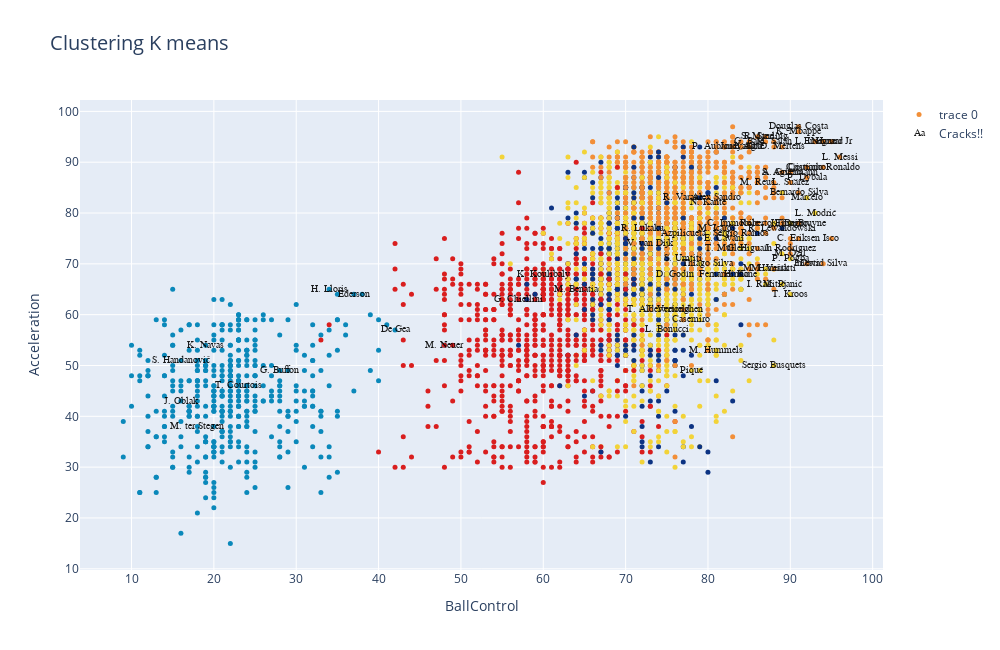

Source (notebook cell):
### Code cell
#En Jupyter:
iplot(fig)
#plot(fig)

### Figure 1 — Plotly figure (JSON) as saved in the notebook; plotly's stock layout.template omitted (floating-point values rounded to 4 significant figures; data arrays with more than 128 entries replaced by an {"elided": "..."} marker saying what was removed)
{"data": [{"marker": {"color": {"elided": "4749 int values"}, "colorscale": [[0, "rgb(12,51,131)"], [0.25, "rgb(10,136,186)"], [0.5, "rgb(242,211,56)"], [0.75, "rgb(242,143,56)"], [1, "rgb(217,30,30)"]], "showscale": false, "size": 5}, "mode": "markers", "text": {"elided": "4749 str values"}, "type": "scatter", "x": {"elided": "4749 int values"}, "y": {"elided": "4749 int values"}}, {"mode": "text", "name": "Cracks!!", "opacity": 0.9, "text": ["L. Messi", "Cristiano Ronaldo", "Neymar Jr", "De Gea", "K. De Bruyne", "E. Hazard", "L. Modrić", "L. Suárez", "Sergio Ramos", "J. Oblak", "R. Lewandowski", "T. Kroos", "D. Godín", "David Silva", "N. Kanté", "P. Dybala", "H. Kane", "A. Griezmann", "M. ter Stegen", "T. Courtois", "Sergio Busquets", "E. Cavani", "M. Neuer", "S. Agüero", "G. Chiellini", "K. Mbappé", "M. Salah", "Casemiro", "J. Rodríguez", "L. Insigne", "Isco", "C. Eriksen", "Coutinho", "P. Aubameyang", "M. Hummels", "Marcelo", "G. Bale", "H. Lloris", "G. Higuaín", "Thiago Silva", "S. Handanovič", "G. Buffon", "S. Umtiti", "M. Icardi", "K. Koulibaly", "P. Pogba", "K. Navas", "R. Lukaku", "C. Immobile", "Jordi Alba", "D. Mertens", "J. Vertonghen", "M. Hamšík", "I. Rakitić", "Piqué", "L. Sané", "Bernardo Silva", "Ederson", "S. Mané", "V. van Dijk", "R. Sterling", "Roberto Firmino", "R. Varane", "M. Verratti", "Alex Sandro", "Douglas Costa", "T. Müller", "Thiago", "M. Reus", "Azpilicueta", "L. Bonucci", "T. Alderweireld", "M. Pjanić", "M. Benatia", "M. Özil", "Fernandinho", "Iniesta"], "textfont": {"color": "black", "family": "sans serif", "size": 10}, "type": "scatter", "x": [96, 94, 95, 42, 91, 94, 93, 90, 84, 16, 89, 90, 76, 94, 80, 92, 84, 90, 18, 23, 88, 82, 48, 89, 57, 91, 88, 78, 90, 93, 95, 91, 92, 82, 81, 92, 85, 34, 85, 80, 16, 28, 77, 81, 60, 90, 19, 72, 83, 84, 89, 76, 87, 87, 78, 85, 91, 37, 86, 73, 87, 88, 77, 88, 81, 91, 82, 90, 86, 77, 75, 74, 89, 64, 90, 82, 92], "y": [91, 89, 94, 57, 78, 94, 80, 86, 76, 43, 77, 64, 68, 70, 82, 87, 68, 88, 38, 46, 50, 75, 54, 88, 63, 96, 94, 59, 73, 94, 75, 75, 89, 93, 53, 83, 94, 65, 73, 70, 51, 49, 71, 77, 68, 71, 54, 77, 78, 93, 93, 61, 69, 66, 49, 93, 84, 64, 95, 74, 95, 78, 83, 69, 83, 97, 73, 78, 86, 76, 57, 61, 66, 65, 72, 68, 70]}], "layout": {"autosize": false, "height": 650, "title": {"font": {"size": 20}, "text": "Clustering K means "}, "width": 1000, "xaxis": {"autorange": true, "range": [3.745, 101.3], "title": {"text": "BallControl"}, "type": "linear"}, "yaxis": {"autorange": true, "range": [9.761, 102.2], "title": {"text": "Acceleration"}, "type": "linear"}}}
